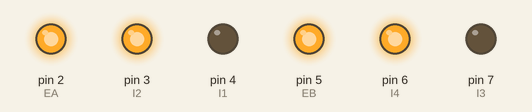
Recording of a sketch running on a simulated Arduino Uno, built with avr-gcc and run on an emulated ATmega328P. Parts: output pins drawn as LEDs (lit = HIGH).

Above: at 1.0 s.
At 3.0 s:
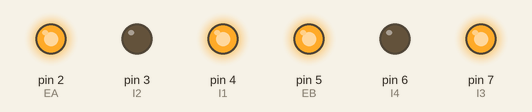
Timing chart, 0 to 4.6 s (numbered marks = the images above):
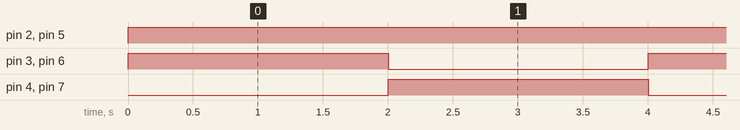

The sketch:

updated_motor_control.ino
```cpp
/**

 */

int EA = 2; // Wheel PWM pin (must be a PWM pin)
int I1 = 4; // Wheel direction digital pin 1
int I2 = 3; // Wheel direction digital pin 2
int EB = 5; // Wheel PWM pin (must be a PWM pin)
int I3 = 7; // Wheel direction digital pin 1
int I4 = 6; // Wheel direction digital pin


void leftwheeldrive(int spd, int drc) // speed btw 0 -255
{
  if (drc < 0)
    {
      digitalWrite(I3, HIGH);
      digitalWrite(I4, LOW);
    }
  else
    {
      digitalWrite(I3, LOW);
      digitalWrite(I4, HIGH);
    }
  analogWrite(EB, spd);
}

void rightwheeldrive(int spd, int drc) // speed btw 0 -255
{
  if (drc > 0)
    {
      digitalWrite(I1, HIGH);
      digitalWrite(I2, LOW);
    }
  else
    {
      digitalWrite(I1, LOW);
      digitalWrite(I2, HIGH);
    }
  analogWrite(EA, spd);
}

void setup()
{
    // Configure digital pins for output
    pinMode(EA, OUTPUT);
    pinMode(I1, OUTPUT);
    pinMode(I2, OUTPUT);
    pinMode(EB, OUTPUT);
    pinMode(I3, OUTPUT);
    pinMode(I4, OUTPUT);
}


void loop()
{
    int u; // A variable for the motor PWM command [0-255]

    // Play with this code to write open loop commands to a wheel motor

    while (true){
      //stage 1
      u = 255;
      leftwheeldrive(u, 1);
      rightwheeldrive(u, -1);
      // Brief delay (perhaps not necessary)
      delay(2000);

      //stage2
      u = 255;
      leftwheeldrive(u, -1);
      rightwheeldrive(u, 1);
      // Brief delay (perhaps not necessary)
      delay(2000);

    }

}
    
```

Measured:
- by itself, pin 2 (EA), pin 5 (EB): LOW → HIGH at 0.00 s
- by itself, pin 3 (I2), pin 4 (I1), pin 6 (I4), pin 7 (I3): alternates HIGH for 2.0 s and LOW for 2.0 s
